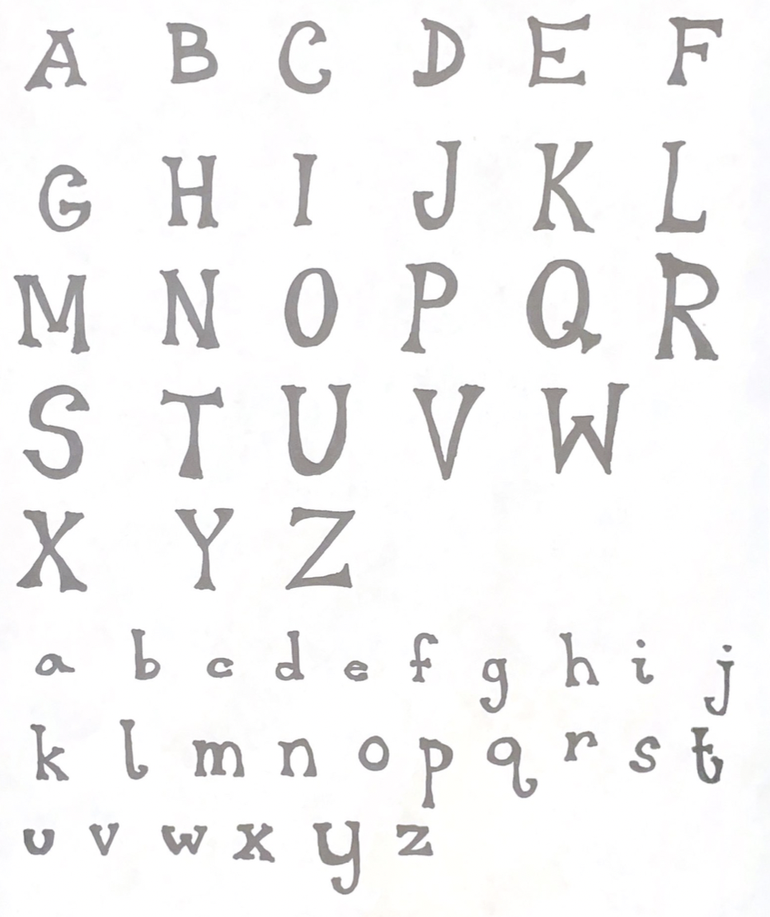
#> input picture send-letters/server/handwriting/test_images/leah.png, 770 x 917 px, shrunk from 934 x 1112 before the run
$ python -i google_cloud_vision.py   (imports and definitions only)
#> lines starting #> are read from the running program, lines starting #| are printed output that depends on the picture; after the words box and inside, x2 and y2 are one past the last pixel; in counts of white or black regions, pixels touching at a corner belong together
#> further down, picture is the input picture: PIL image 770x917 RGBA; mean R, G, B, A 244.6, 244.1, 244.2, 255
# https://cloud.google.com/functions/docs/tutorials/ocr#functions-prepare-environment-python
# https://nanonets.com/blog/google-cloud-vision/
# https://towardsdatascience.com/google-application-credentials-python-ace518208a7

import os
from google.cloud import vision
import io
from PIL import Image, ImageDraw, ImageEnhance
import sys
import shutil
import cv2
import numpy as np

# project_id = os.environ.get("GCP_PROJECT")
os.environ['GOOGLE_APPLICATION_CREDENTIALS'] = "send-letters/server/application_default_credentials.json"


"""
This function detects text in a png image using Google Cloud Vision image annotator.
It returns a list of identified text characters and the vertices of their bounding polygon.
Note: The function requires Google Application Credentials to exist in the corresponding .json file above.
"""
# [7 lines left out: function detect_text, not called in this run]

def trim(image):
    # convert the image to grayscale and binarize it
    gray = cv2.cvtColor(np.array(image), cv2.COLOR_BGR2GRAY)
    _, binary = cv2.threshold(gray, 150, 255, cv2.THRESH_BINARY_INV)
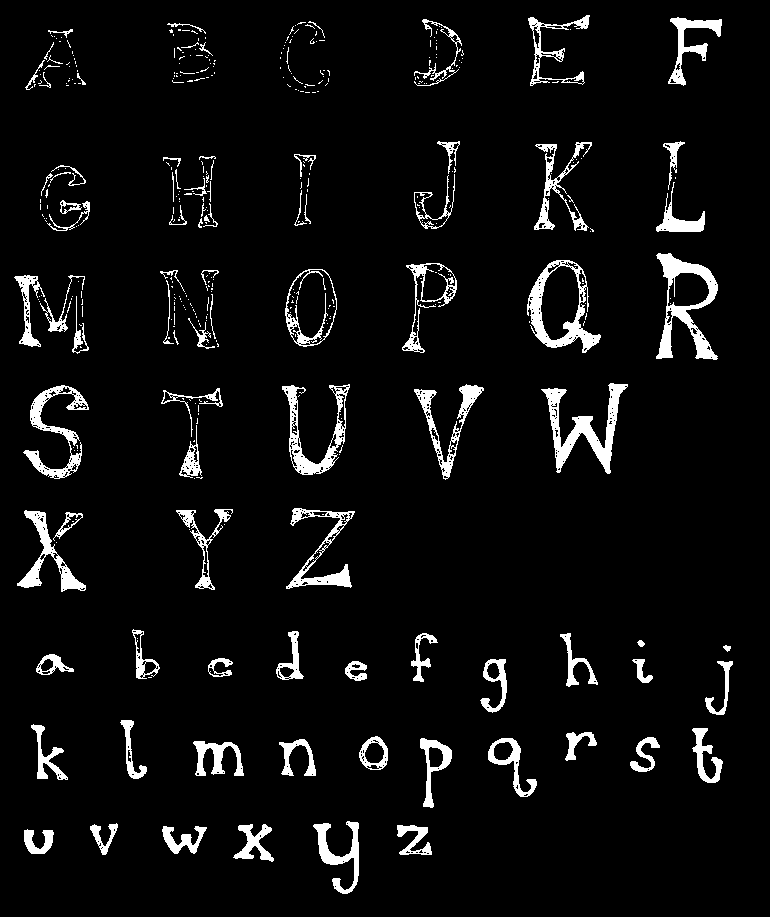
#> binary: shape (917, 770); 5.6% white; 398 white regions (309 under 20 px)

    # find the contours of the binary image
    contours, _ = cv2.findContours(binary, cv2.RETR_EXTERNAL, cv2.CHAIN_APPROX_SIMPLE)
#> contours = 362 contours, 297 with area under 20; largest, box (x1, y1, x2, y2) and area: (527, 260, 601, 353) 4130, (656, 253, 718, 360) 3240, (285, 269, 337, 347) 3088, (541, 383, 628, 474) 2196, (282, 384, 350, 475) 1831

    # find the bounding rectangles of the contours
    bounding_rects = [cv2.boundingRect(contour) for contour in contours]
#> bounding_rects = 362 items, first 6: (24, 829, 30, 25), (162, 826, 45, 28), (397, 825, 35, 30), (233, 824, 41, 38), (90, 823, 28, 32), (313, 821, 46, 73)

    # find the combined bounding rectangle of all contours
    xmins = [x for x, _, _, _ in bounding_rects]
#> xmins = 362 values, max 723 at index 23, min 14 at index 129, mean 244.6
    ymins = [y for _, y, _, _ in bounding_rects]
#> ymins = 362 values, max 829 at index 0, min 15 at index 361, mean 223.5
    xmaxs = [x + w for x, _, w, _ in bounding_rects]
#> xmaxs = 362 values, max 733 at index 17, min 36 at index 228, mean 253.8
    ymaxs = [y + h for _, y, _, h in bounding_rects]
#> ymaxs = 362 values, max 894 at index 5, min 25 at index 357, mean 235.5

    xmin = min(xmins)-3
#> xmin = 11
    ymin = min(ymins)-3
#> ymin = 12
    xmax = max(xmaxs)+3
#> xmax = 736
    ymax = max(ymaxs)+3
#> ymax = 897

    return image.crop((xmin, ymin, xmax, ymax))
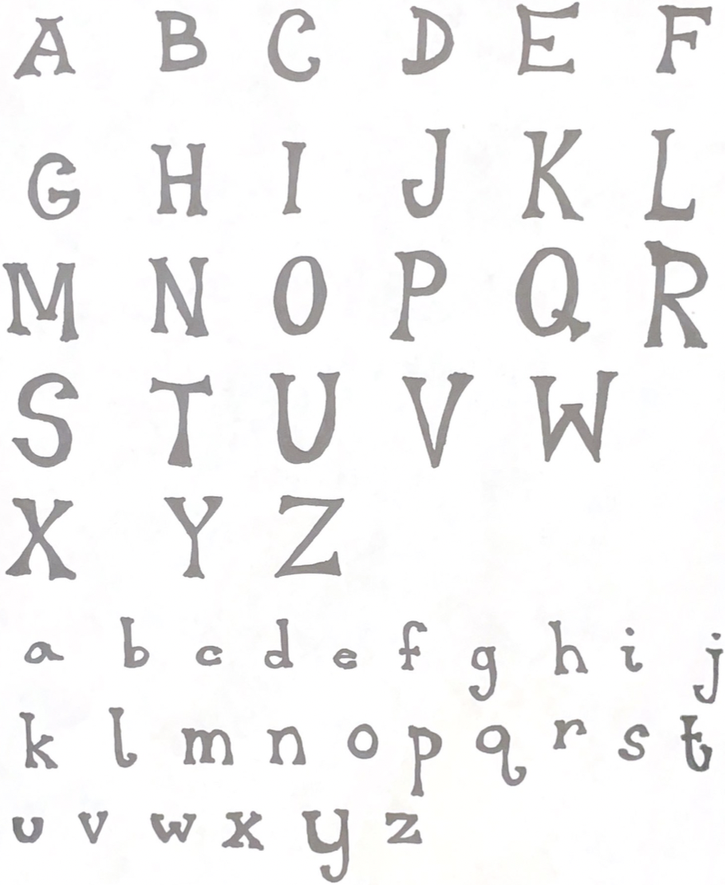
#> returned value: PIL image 725x885 RGBA; mean R, G, B, A 243.7, 243.2, 243.2, 255


"""
This function takes in the list of identified text and creates a png image for each character based
	on the given bounding box.

Inputs: list of identified texts from the detect_text function, the image to cut,
		and the directory in which to output the individual .png images
"""
# [55 lines left out: function cut_texts, not called in this run]


"""
This function displays the bounding boxes around each character given a list of identified text and the
	image of the handwriting.
"""
# [17 lines left out: function display_texts, not called in this run]


# [28 lines not run here, left out]

>>> from PIL import Image
>>> picture = Image.open('../test_images/leah.png')
>>> result = trim(picture)

$ run again, on send-letters/server/handwriting/test_images/amanda.png
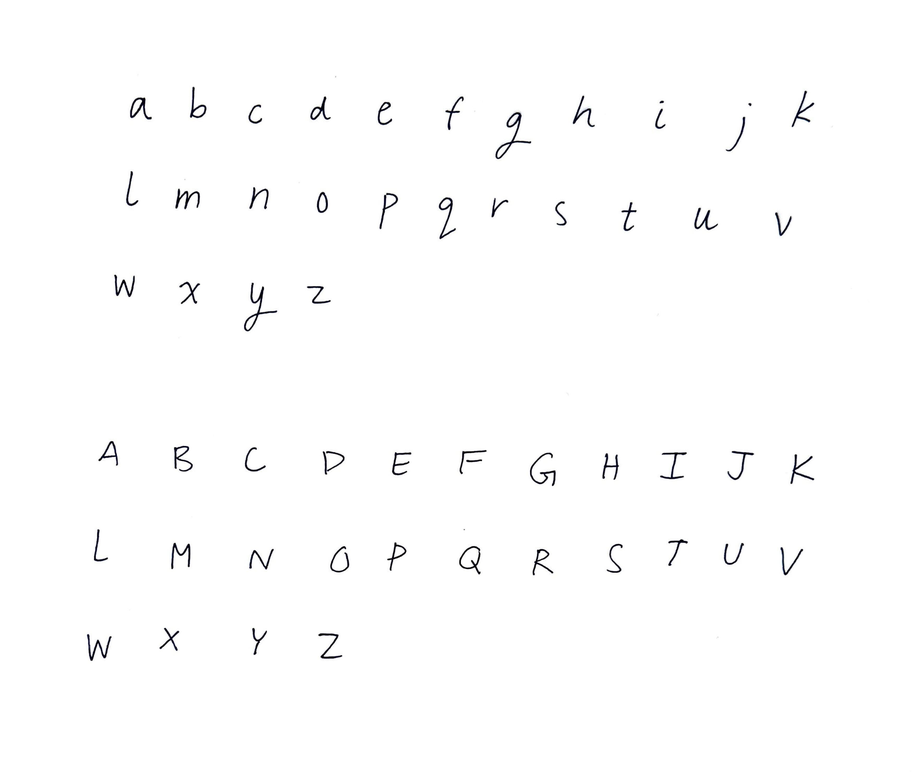
#> input picture send-letters/server/handwriting/test_images/amanda.png, 914 x 772 px, shrunk from 3500 x 2958 before the run
#> picture is the input picture: PIL image 914x772 RGB; mean R, G, B 252.9, 252.9, 253
#> in trim, `_, binary = cv2.threshold(gray, 150, 255, cv2.THRESH_BINARY_INV)`:
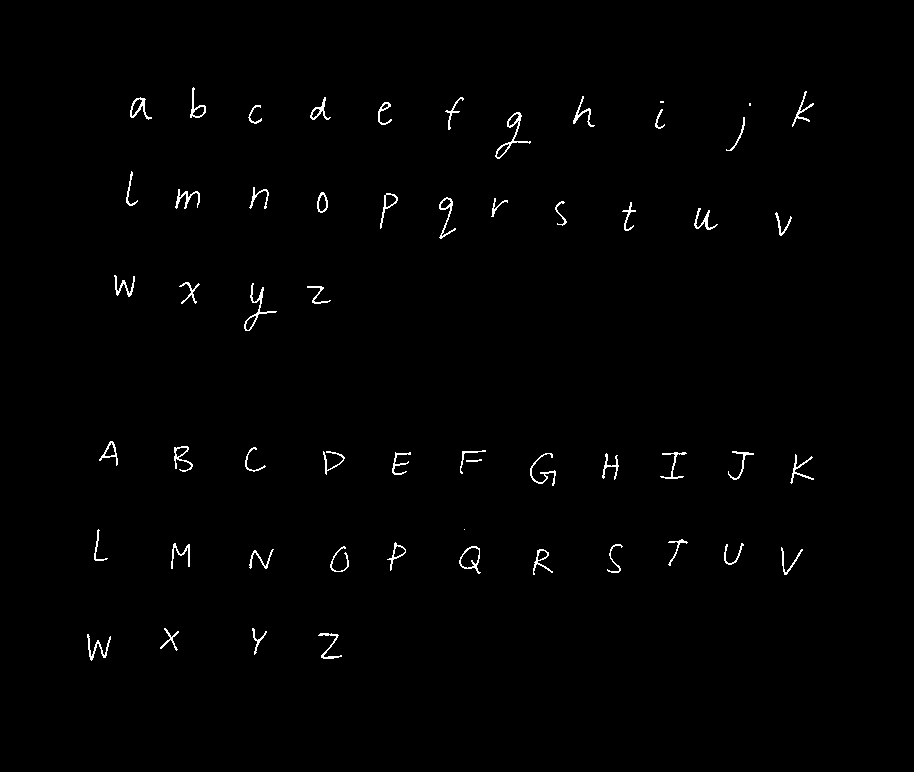
#> binary: shape (772, 914); 0.89% white in thin lines or dots, all inside (x1, y1, x2, y2) = (87, 87, 814, 661)
#> contours = 56 contours, 4 with area under 20; largest, box (x1, y1, x2, y2) and area: (459, 546, 481, 574) 349, (495, 112, 531, 159) 286, (244, 283, 277, 331) 208, (130, 97, 152, 120) 185, (380, 193, 398, 229) 168
#> bounding_rects = 56 items, first 6: (87, 634, 24, 27), (318, 633, 24, 26), (252, 628, 15, 27), (160, 628, 19, 23), (533, 549, 20, 26), (249, 549, 25, 20)
#> xmins = 56 values, max 792 at index 54, min 87 at index 0, mean 424.5
#> ymins = 56 values, max 634 at index 0, min 87 at index 55, mean 339.8
#> xmaxs = 56 values, max 814 at index 17, min 108 at index 15, mean 443.6
#> ymaxs = 56 values, max 661 at index 0, min 103 at index 49, mean 365.2
#> xmin = 84
#> xmax = 817
#> ymax = 664
#> in trim, `return image.crop((xmin, ymin, xmax, ymax))`:
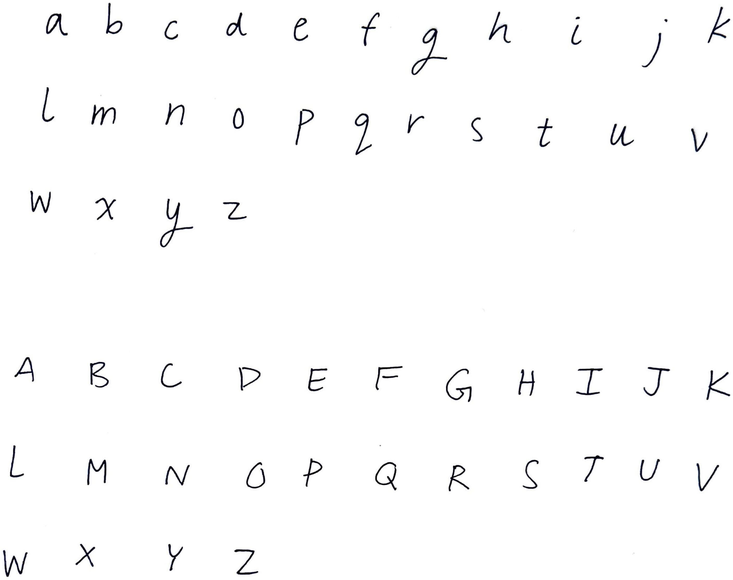
#> returned value: PIL image 733x580 RGB; mean R, G, B 251.4, 251.5, 251.6

$ run again, on send-letters/server/handwriting/test_images/tate_scanned.png
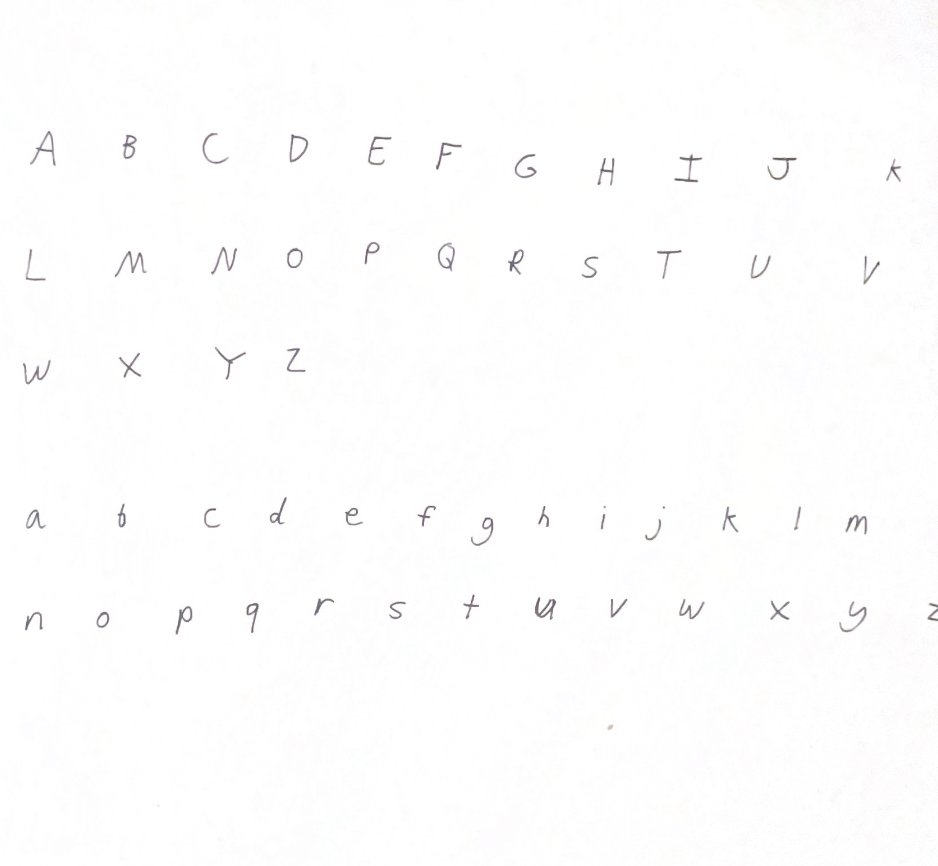
#> input picture send-letters/server/handwriting/test_images/tate_scanned.png, 938 x 866 px
#> picture is the input picture: PIL image 938x866 RGB; mean R, G, B 253.5, 253.4, 253.5
#> in trim, `_, binary = cv2.threshold(gray, 150, 255, cv2.THRESH_BINARY_INV)`:
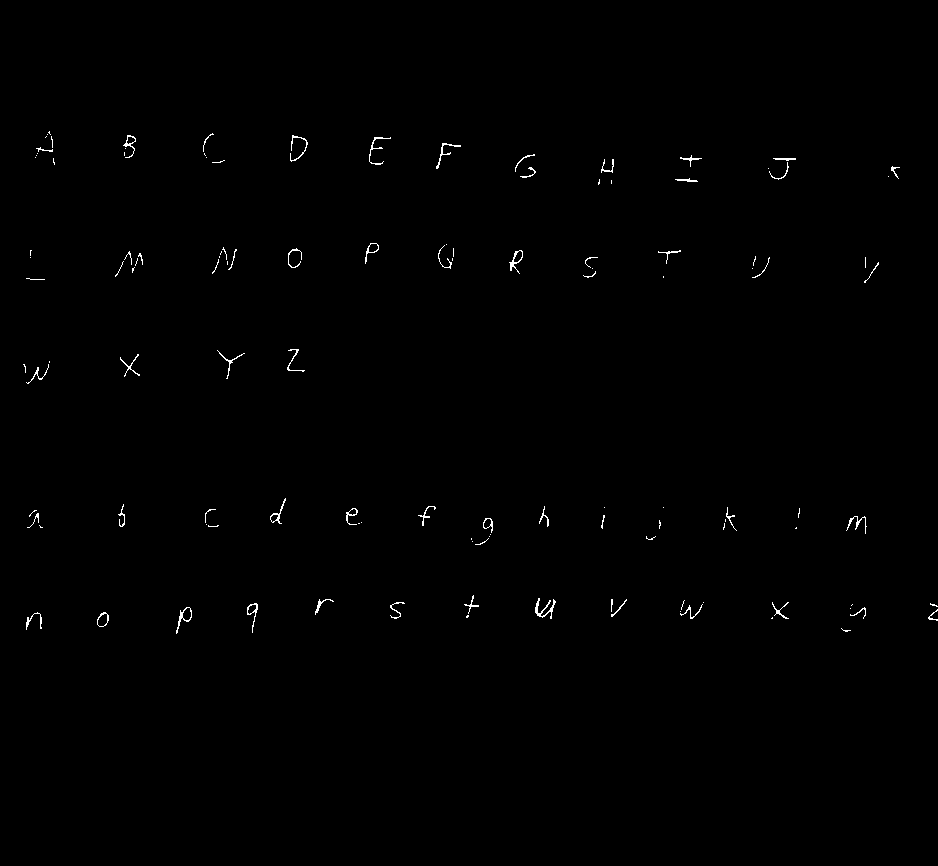
#> binary: shape (866, 938); 0.41% white in thin lines or dots, all inside (x1, y1, x2, y2) = (23, 131, 938, 634)
#> contours = 121 contours, 93 with area under 20; largest, box (x1, y1, x2, y2) and area: (176, 607, 192, 634) 130, (97, 612, 109, 627) 118, (509, 250, 523, 274) 113, (365, 243, 379, 264) 92, (247, 603, 258, 633) 88
#> bounding_rects = 121 items, first 6: (841, 628, 10, 4), (771, 617, 2, 2), (466, 615, 3, 3), (97, 612, 12, 15), (26, 612, 16, 18), (680, 611, 1, 1)
#> xmins = 121 values, max 930 at index 12, min 23 at index 54, mean 421.8
#> ymins = 121 values, max 628 at index 0, min 131 at index 120, mean 366.6
#> xmaxs = 121 values, max 938 at index 6, min 26 at index 54, mean 430.4
#> ymaxs = 121 values, max 634 at index 9, min 135 at index 118, mean 377
#> xmin = 20
#> ymin = 128
#> xmax = 941
#> ymax = 637
#> in trim, `return image.crop((xmin, ymin, xmax, ymax))`:
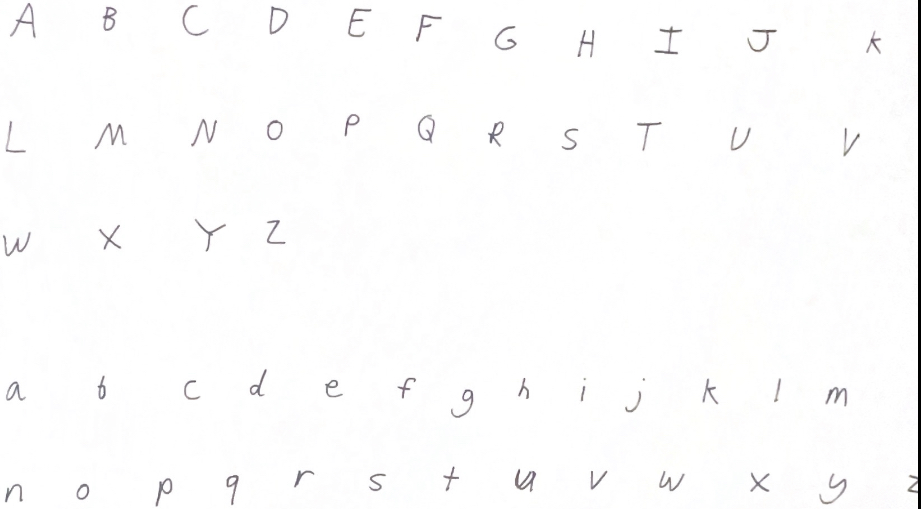
#> returned value: PIL image 921x509 RGB; mean R, G, B 252.1, 252, 252.1
